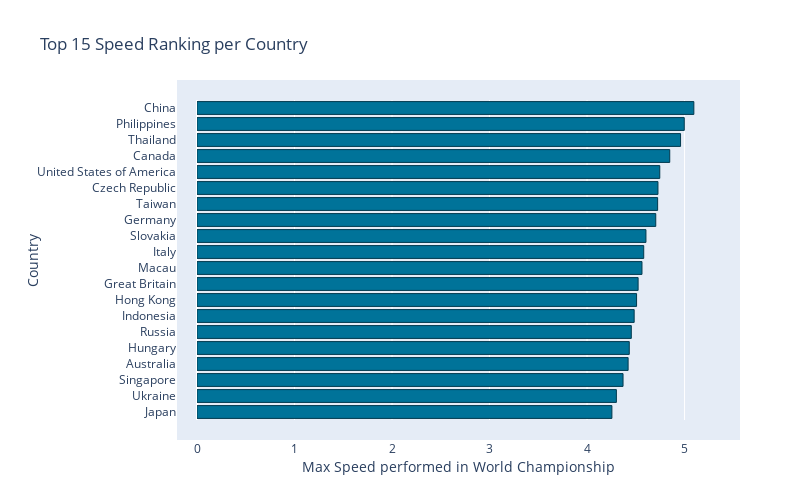

Notebook code cell kept with this figure:
### Code cell
iplot(fig)

### Figure 1 — Plotly figure (JSON) as saved in the notebook; plotly's stock layout.template omitted (floating-point values rounded to 4 significant figures)
{"data": [{"marker": {"color": "#007399", "line": {"color": "#00394d", "width": 1}}, "name": "research", "orientation": "h", "type": "bar", "x": [4.255, 4.301, 4.369, 4.421, 4.433, 4.454, 4.483, 4.508, 4.524, 4.563, 4.581, 4.604, 4.705, 4.724, 4.727, 4.746, 4.848, 4.959, 4.997, 5.095], "y": ["Japan", "Ukraine", "Singapore", "Australia", "Hungary", "Russia", "Indonesia", "Hong Kong", "Great Britain", "Macau", "Italy", "Slovakia", "Germany", "Taiwan", "Czech Republic", "United States of America", "Canada", "Thailand", "Philippines", "China"]}], "layout": {"height": 500, "margin": {"pad": 20}, "title": {"text": "Top 15 Speed Ranking per Country"}, "width": 800, "xaxis": {"title": {"text": "Max Speed performed in World Championship"}}, "yaxis": {"title": {"text": "Country"}}}}
